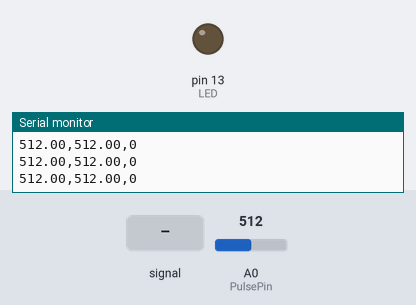
A sketch run on a simulated Arduino Uno, built with avr-gcc and run on an emulated ATmega328P. Parts: output pins drawn as LEDs (lit = HIGH), the last lines printed to the serial monitor. The inputs (shaded band) are chosen by the test bench; at power-on: A0 (PulsePin) = 512.

Above: at 1.2 s.
1.3 s: A0 (PulsePin) fed a 200 Hz sine of ±460 counts around its level
At 1.4 s:
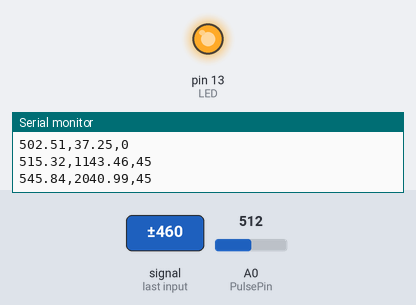
4.3 s: A0 (PulsePin) set to 716
At 4.8 s:
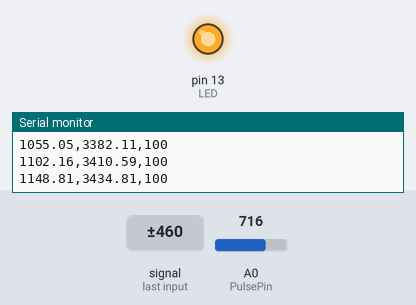
7.3 s: A0 (PulsePin) set to 685
At 8.5 s:
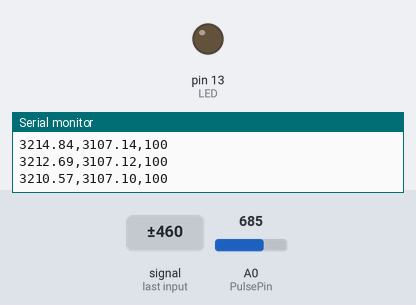
8.9 s: A0 (PulsePin) set to 900
At 9.9 s:
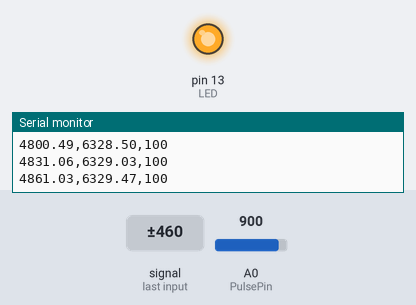
Timing chart, 0 to 23.8 s (numbered marks = the images above; inputs shaded):
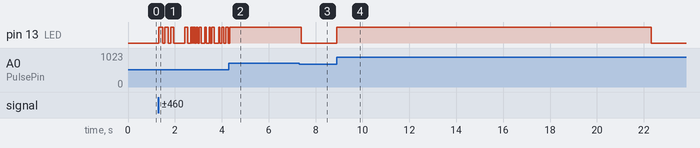

Measured:
- the behaviour switches between 703 and 702 on A0 (PulsePin) (found by bisection; images 2 and 3)
- after the input at 1.3 s, pin 13 (LED): LOW → HIGH at once, → LOW 0.16 s later, → HIGH 0.10 s later, → LOW 0.14 s later, … (30 changes in this stretch)
- after the input at 4.3 s, pin 13 (LED): goes on until 4.3 s, then stays HIGH
- after the input at 7.3 s, pin 13 (LED): HIGH → LOW after 0.09 s
- after the input at 8.9 s, pin 13 (LED): LOW → HIGH at once, → LOW 13.4 s later

The sketch:

updatedHR.ino
```cpp
const int PulsePin = A0;
const int LED = LED_BUILTIN;

float filtered = 512.0;
float alpha = 0.15;

// NEW: Dynamic threshold variables
float movingAverage = 512.0;
float avgAlpha = 0.02; // Very slow moving average to track the wave's center

int Signal;
int BPM = 0;

unsigned long lastBeat = 0;
bool beatState = false;

void setup() {
  pinMode(LED, OUTPUT);
  Serial.begin(9600);
}

void loop() {
  Signal = analogRead(PulsePin);

  // 1. Center and Amplify
  float centeredSignal = Signal - 512.0;
  float amplifiedSignal = centeredSignal * 15.0;
  float finalSignal = amplifiedSignal + 512.0;

  // 2. Hardware filter did the heavy lifting, software smooths the rest
  filtered = (alpha * finalSignal) + ((1.0 - alpha) * filtered);

  // 3. NEW: Calculate the slow-moving average of the wave
  movingAverage = (avgAlpha * filtered) + ((1.0 - avgAlpha) * movingAverage);

  // 4. Beat detection: Trigger ONLY if the wave spikes significantly above the moving average
  // The "+ 30.0" acts as a noise buffer so empty room noise doesn't trigger a beat
  if (filtered > (movingAverage + 30.0) && !beatState) {
    beatState = true;
    digitalWrite(LED, HIGH);

    unsigned long now = millis();
    int interval = now - lastBeat;

    // Filter out impossible human heart rates
    if (interval > 300 && interval < 2000) {
      BPM = 60000 / interval;
    }
    lastBeat = now;
  }

  // 5. Reset the beat state when the wave dips back below its own average
  if (filtered < movingAverage) {
    beatState = false;
    digitalWrite(LED, LOW);
  }

  // Plotting 3 Lines to the Serial Plotter
  Serial.print(movingAverage); // Line 1: The Smart Threshold (Center line)
  Serial.print(",");
  Serial.print(filtered);      // Line 2: The Pulse Wave
  Serial.print(",");
  Serial.println(BPM);         // Line 3: The BPM

  delay(10);
}
```
